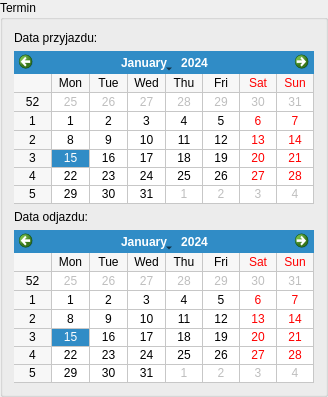
<?xml version="1.0" encoding="UTF-8"?>
<ui version="4.0">
 <class>SingleDateGroupBox</class>
 <widget class="QGroupBox" name="SingleDateGroupBox">
  <property name="geometry">
   <rect>
    <x>0</x>
    <y>0</y>
    <width>324</width>
    <height>397</height>
   </rect>
  </property>
  <property name="sizePolicy">
   <sizepolicy hsizetype="Maximum" vsizetype="Preferred">
    <horstretch>0</horstretch>
    <verstretch>0</verstretch>
   </sizepolicy>
  </property>
  <property name="windowTitle">
   <string>GroupBox</string>
  </property>
  <property name="title">
   <string>Termin</string>
  </property>
  <layout class="QVBoxLayout" name="verticalLayout">
   <item>
    <widget class="QLabel" name="beginLabel">
     <property name="text">
      <string>Data przyjazdu:</string>
     </property>
    </widget>
   </item>
   <item>
    <widget class="QCalendarWidget" name="beginCalendarWidget">
     <property name="sizePolicy">
      <sizepolicy hsizetype="Preferred" vsizetype="Preferred">
       <horstretch>0</horstretch>
       <verstretch>0</verstretch>
      </sizepolicy>
     </property>
     <property name="minimumSize">
      <size>
       <width>300</width>
       <height>0</height>
      </size>
     </property>
     <property name="maximumSize">
      <size>
       <width>300</width>
       <height>16777215</height>
      </size>
     </property>
     <property name="gridVisible">
      <bool>true</bool>
     </property>
    </widget>
   </item>
   <item>
    <widget class="QLabel" name="endLabel">
     <property name="text">
      <string>Data odjazdu:</string>
     </property>
    </widget>
   </item>
   <item>
    <widget class="QCalendarWidget" name="endCalendarWidget">
     <property name="sizePolicy">
      <sizepolicy hsizetype="Preferred" vsizetype="Preferred">
       <horstretch>0</horstretch>
       <verstretch>0</verstretch>
      </sizepolicy>
     </property>
     <property name="minimumSize">
      <size>
       <width>300</width>
       <height>0</height>
      </size>
     </property>
     <property name="maximumSize">
      <size>
       <width>300</width>
       <height>16777215</height>
      </size>
     </property>
     <property name="gridVisible">
      <bool>true</bool>
     </property>
    </widget>
   </item>
  </layout>
 </widget>
 <resources/>
 <connections/>
</ui>
